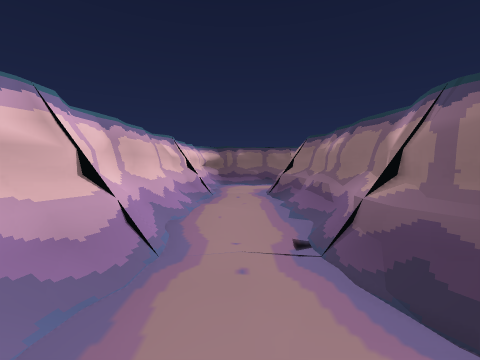
View 1 (above)

22 first-person views from a walk through a Unity game level. The camera is 0.38 m above the floor, tilts 4° down and sees 90° across. The floor is counted in squares, 1 m on a side. Each view is taken from the middle of a square. On the plan, view 1 faces up. The plan holds only what a view shows up to about 9 squares ahead; the rest is blank. The player character is not drawn.

View 2
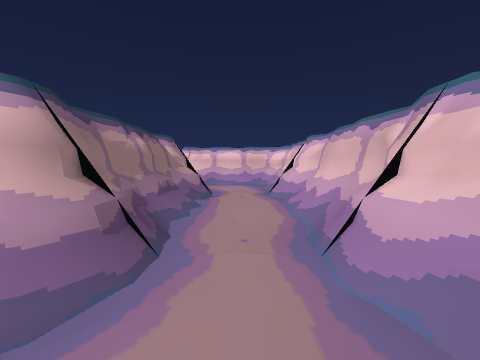

View 3
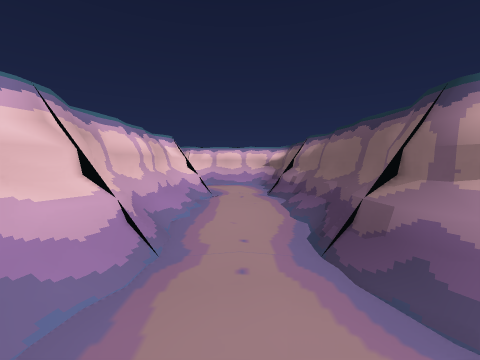

View 4
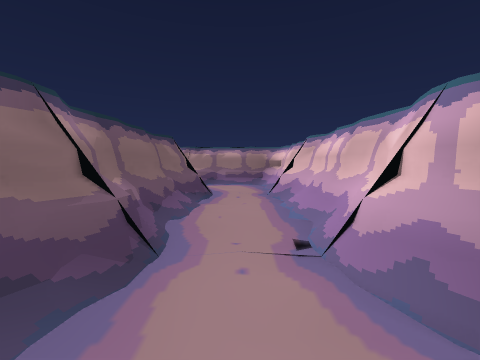

View 5
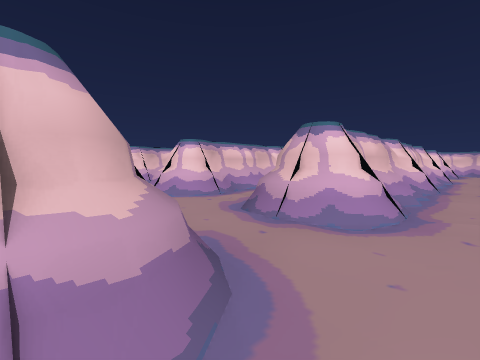

View 6
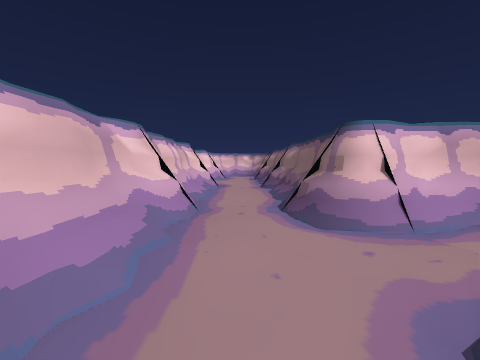

View 7
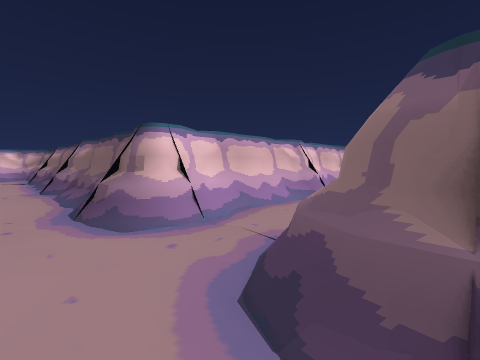

View 8
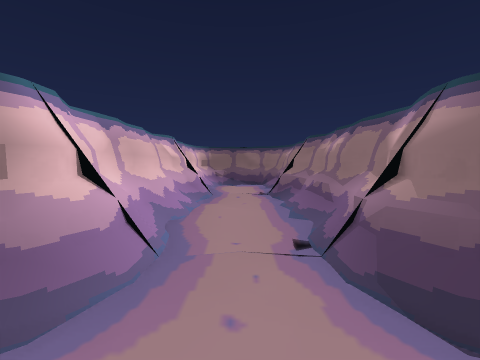

View 9
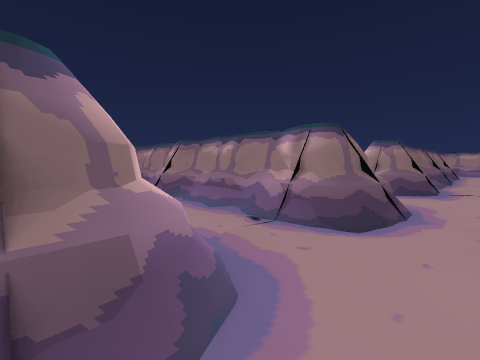

View 10
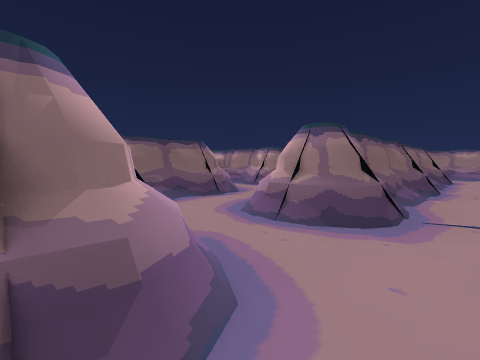

View 11
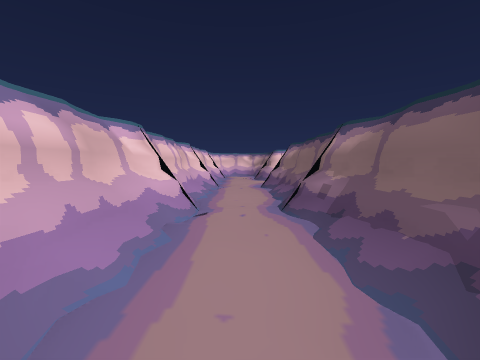

View 12
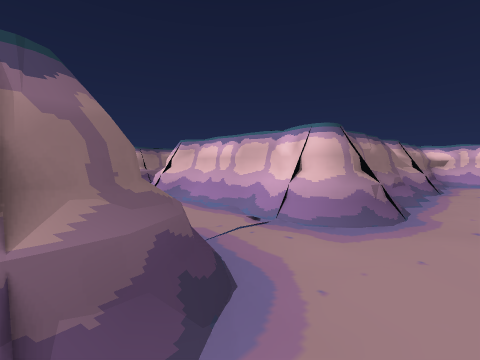

View 13
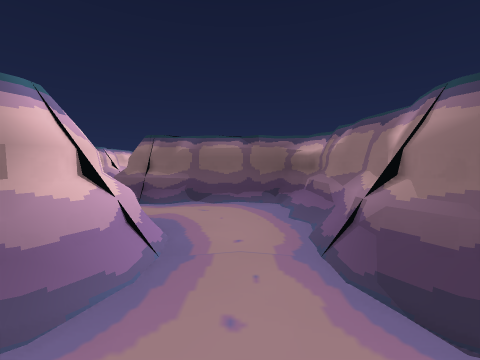

View 14
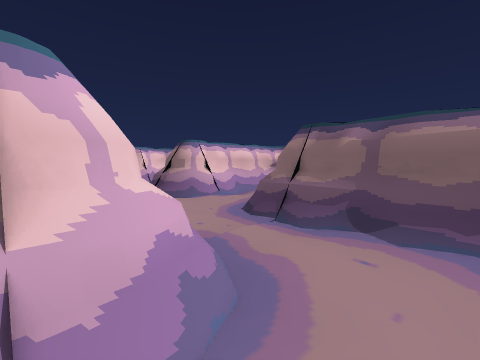

View 15
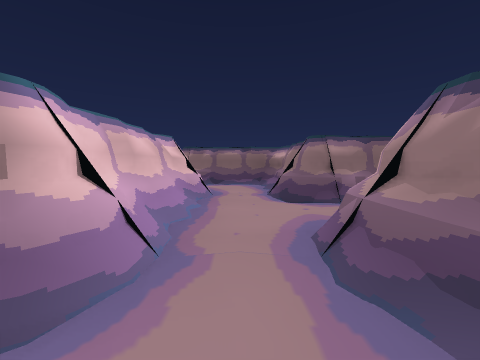

View 16
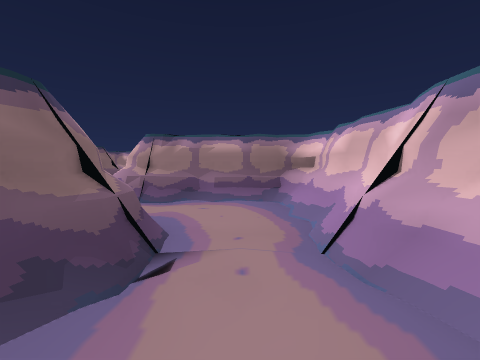

View 17
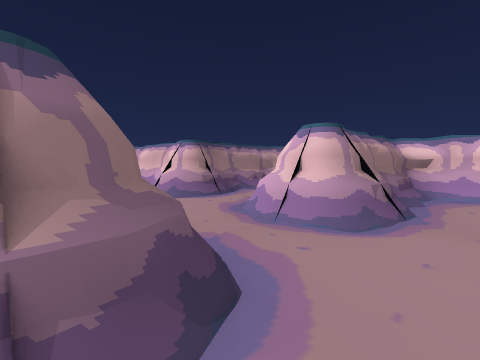

View 18
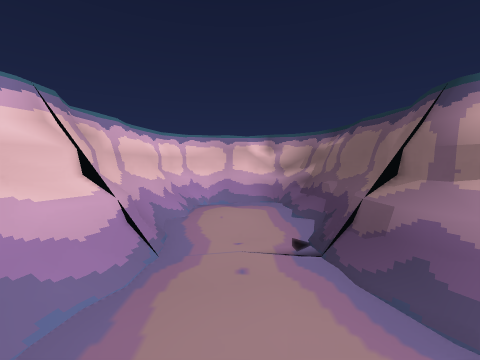

View 19
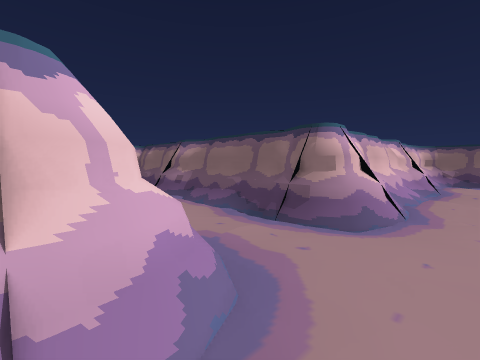

View 20
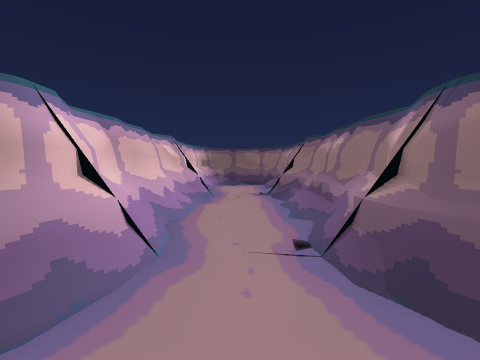

View 21
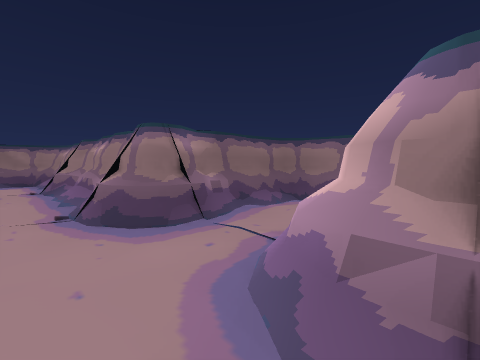

View 22
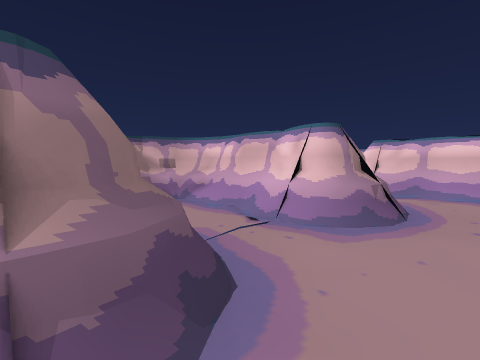

### Floor plan
Key: @ floor where view 1 was taken; # wall or solid block; . floor.
Columns run from 5 left of view 1 to 11 right of it. Each row starts with its distance up from view 1.
 16         #
 15         #
 14
 13       ### ###
 12       #.# ..#
 11       #.###.#
 10       #.#....
  9 #######.#.##### #
  8 #...............#
  7 ###.#####.### #
  6 #.........#.# #
  5 #########.#.#
  4     #.....#.#
  3     #.#####.###
  2     #.#.......#
  1     #.#.###.###
  0     #@....#.. #
 -1     ### #.### #
 -2         #...
 -3       ###.#.###
 -4       #...#.#
 -5       #######

Positions as (right, up) in squares from view 1, and headings:
1: (0, 0), facing up
2: (0, 4), facing down
3: (4, 4), facing left
4: (0, 4), facing right
5: (5, 8), facing down-left
6: (3, 8), facing left
7: (3, 8), facing up-left
8: (2, 8), facing up
9: (1, 8), facing up-right
10: (3, 8), facing up-right
11: (3, 6), facing left
12: (4, 9), facing down-right
13: (6, 10), facing up
14: (4, -1), facing up-left
15: (4, -4), facing up
16: (2, -4), facing right
17: (4, -1), facing down-right
18: (4, -4), facing left
19: (6, 1), facing up-left
20: (6, 2), facing up
21: (6, 1), facing up-right
22: (6, 3), facing down-right
